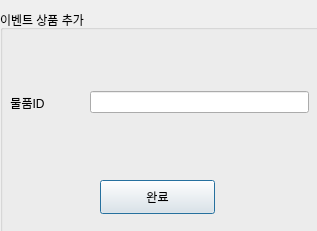
<?xml version="1.0" encoding="UTF-8"?>
<ui version="4.0">
 <class>Dialog</class>
 <widget class="QDialog" name="Dialog">
  <property name="geometry">
   <rect>
    <x>0</x>
    <y>0</y>
    <width>317</width>
    <height>231</height>
   </rect>
  </property>
  <property name="windowTitle">
   <string>Dialog</string>
  </property>
  <widget class="QGroupBox" name="groupBox_8">
   <property name="geometry">
    <rect>
     <x>0</x>
     <y>10</y>
     <width>361</width>
     <height>331</height>
    </rect>
   </property>
   <property name="palette">
    <palette>
     <active>
      <colorrole role="Text">
       <brush brushstyle="SolidPattern">
        <color alpha="255">
         <red>255</red>
         <green>0</green>
         <blue>0</blue>
        </color>
       </brush>
      </colorrole>
     </active>
     <inactive>
      <colorrole role="Text">
       <brush brushstyle="SolidPattern">
        <color alpha="255">
         <red>255</red>
         <green>0</green>
         <blue>0</blue>
        </color>
       </brush>
      </colorrole>
     </inactive>
     <disabled>
      <colorrole role="Text">
       <brush brushstyle="SolidPattern">
        <color alpha="255">
         <red>120</red>
         <green>120</green>
         <blue>120</blue>
        </color>
       </brush>
      </colorrole>
     </disabled>
    </palette>
   </property>
   <property name="title">
    <string>이벤트 상품 추가</string>
   </property>
   <property name="flat">
    <bool>true</bool>
   </property>
   <widget class="QPushButton" name="pushButton_21">
    <property name="geometry">
     <rect>
      <x>100</x>
      <y>170</y>
      <width>115</width>
      <height>34</height>
     </rect>
    </property>
    <property name="text">
     <string>완료</string>
    </property>
   </widget>
   <widget class="QWidget" name="">
    <property name="geometry">
     <rect>
      <x>10</x>
      <y>50</y>
      <width>299</width>
      <height>85</height>
     </rect>
    </property>
    <layout class="QHBoxLayout" name="horizontalLayout_7">
     <property name="spacing">
      <number>45</number>
     </property>
     <item>
      <widget class="QLabel" name="label_18">
       <property name="enabled">
        <bool>true</bool>
       </property>
       <property name="text">
        <string>물품ID</string>
       </property>
       <property name="alignment">
        <set>Qt::AlignCenter</set>
       </property>
      </widget>
     </item>
     <item>
      <widget class="QLineEdit" name="lineEdit_8">
       <property name="enabled">
        <bool>true</bool>
       </property>
       <property name="autoFillBackground">
        <bool>false</bool>
       </property>
       <property name="text">
        <string/>
       </property>
       <property name="alignment">
        <set>Qt::AlignCenter</set>
       </property>
       <property name="readOnly">
        <bool>false</bool>
       </property>
      </widget>
     </item>
    </layout>
   </widget>
  </widget>
 </widget>
 <resources/>
 <connections/>
</ui>
